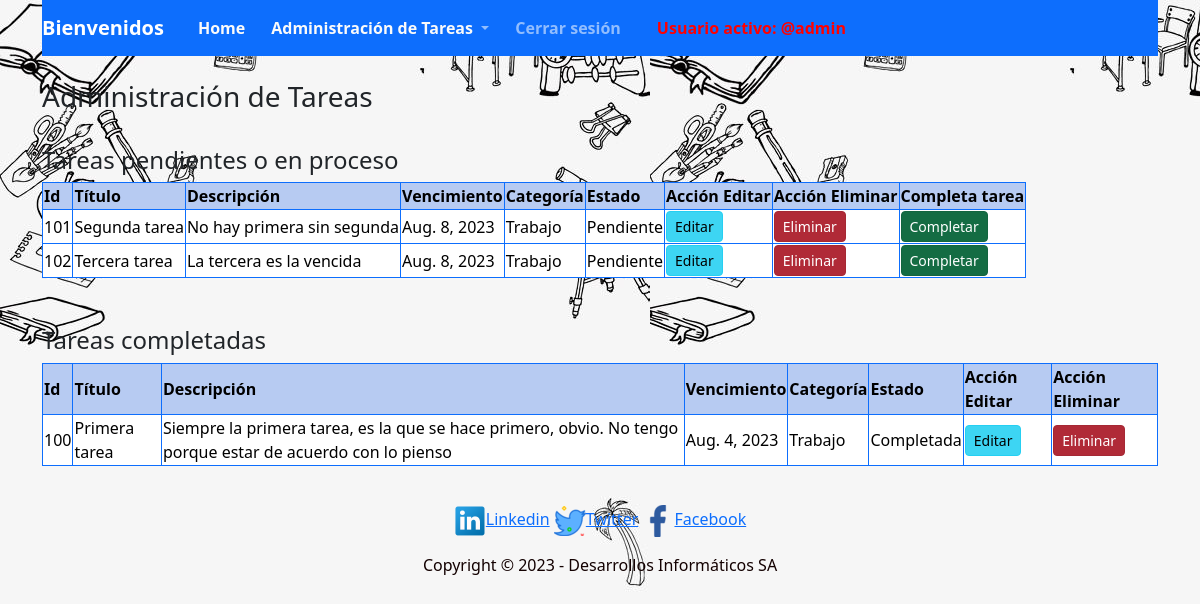
Page /completa_tareas/100/ (signed in) on the committed database.
### tareas/models.py (models this page shows, shortened)
class registroTareas(models.Model):
    id_tarea = models.CharField(
        null= False,
        max_length = 3,
        primary_key = True,
        default = '100'
        )
    titulo_tarea = models.CharField(max_length=50, verbose_name="Título de la tarea")
    descripcion_tarea = models.CharField(max_length=150, verbose_name="Descripción de la tarea")
    fecha_vencimiento_tarea = models.DateField(default=timezone.now, verbose_name="Fecha de vencimiento de la tarea")
    categoria_tarea = models.CharField(max_length=1, choices=categorias, default='1', verbose_name="Categoria tarea")
    estado_tarea = models.CharField(max_length=1, choices=estados, default='1', verbose_name="Estado de la tarea")

### tareas/views.py (the view)
# urls.py: path('completa_tareas/<id>/', completaTareas, name = 'completa_tareas'),
@login_required
def completaTareas(request, id):
    tarea_a_completar = registroTareas.objects.get(pk = id)
    tarea_a_completar.estado_tarea = "3"
    tarea_a_completar.save()
    tareas = registroTareas.objects.all().order_by('estado_tarea')
    return render(request, 'administra_tareas.html', {'tareas': tareas})

### tareas/templates/administra_tareas.html (shortened to what this page needs)
{% load static %}
<!DOCTYPE html>
<html lang="en">
  <head>
   <link href="https://cdn.jsdelivr.net/npm/bootstrap@5.3.1/dist/css/bootstrap.min.css" rel="stylesheet">
   <link rel="stylesheet" href="{% static 'assets/estilos/styles.css' %}" />
  </head>
  <body >
  {% load crispy_forms_tags %}
   <div class="container">
     <header>
      <nav class="navbar navbar-expand-lg navbar bg-primary" data-bs-theme="dark">
        <a class="navbar-brand" href="{% url 'index' %}">Bienvenidos</a>
        <div class="collapse navbar-collapse" id="navbarSupportedContent">
          <ul class="navbar-nav ml-auto">
            <li class="nav-item">
              <a class="nav-link" href="{% url 'index' %}" style="color: rgb(250, 250, 250);"><strong>Home</strong></a>
            </li>
            <li class="dropdown">
                       <a class="nav-link dropdown-toggle" href="#" role="button" type="button"  data-bs-toggle="dropdown" aria-expanded="false">
                          <spam style="color: rgb(250, 250, 250);"><strong>Administración de Tareas</strong></spam>
                        </a>
                      </li>
                      {% if user.is_authenticated %}
                      <li class="nav-item">
                        <a class="nav-link" href="{% url 'logout' %}"><strong>Cerrar sesión</strong></a>
                      </li>
                      <li class="nav-item">
                        <a class="nav-link" href="#" style="color:#FF0000";><strong>Usuario activo: @{{ user.username}}</strong></a>
                      {% endif %}
          </ul>
        </div>
      </nav>
     </header>
    </div>
    <div class="container">
      <br>
      <h3>Administración de Tareas</h3>
      <br>
      <h4>Tareas pendientes o en proceso</h4>
      <table class="table-secondary table-bordered border-primary bg-white">
          <thead>
            <tr style="background-color: rgb(183, 203, 242);">
              <th scope="col">Id</th>
              <th scope="col">Título</th>
              <th scope="col">Descripción</th>
              <th scope="col">Vencimiento</th>
              <th scope="col">Categoría</th>
              <th scope="col">Estado</th>
              <th scope="col">Acción Editar</th>
              <th scope="col">Acción Eliminar</th>
              <th scope="col">Completa tarea</th>
            </tr>
          </thead>
          {% for p in tareas %}
            {% if p.estado_tarea == '1' or p.estado_tarea == '2' %}
            <tbody class="tareas">
                  <tr>
                    <td>{{p.id_tarea}}</td>
                    <td>{{p.titulo_tarea}}</td>
                    <td>{{p.descripcion_tarea}}</td>
                    <td>{{p.fecha_vencimiento_tarea}}</td>
                    {% if p.categoria_tarea == '1' %}
                        <td>Trabajo</td>
                        {% elif p.categoria_tarea == '2' %}
                              <td>Hogar</td>
                        {% elif p.categoria_tarea == '3' %}
                              <td>Estudio</td>
                            {% else %}
                              <td>Otra categoría</td>
                    {% endif %}
                    {% if p.estado_tarea == '1' %}
                        <td>Pendiente</td>
                        {% else %}
                            <td>En progreso</td>
                    {% endif %}
                    <td> <a name="" id="{p.id_tarea}" class="btn btn-info btn-lg active btn-sm" href="{% url 'modifica_tareas' p.id_tarea %}" role="button" type="button">Editar</a></td>
                    <td> <a name="" id="{p.id_tarea}" class="btn btn-danger btn-lg active btn-sm" href="{% url 'elimina_tareas' p.id_tarea %}" role="button" type="button">Eliminar</a></td>
                    <td> <a name="" id="{p.id_tarea}" class="btn btn-success btn-lg active btn-sm" href="{% url 'completa_tareas' p.id_tarea %}" role="button" type="button">Completar</a></td>
              </tbody>
                {% endif %}
        {% endfor %}
        </table>
    <br><br>
    <h4>Tareas completadas</h4>
        <table class="table-secondary table-bordered border-primary bg-white">
            <thead>
              <tr style="background-color: rgb(183, 203, 242);">
                <th scope="col">Id</th>
                <th scope="col">Título</th>
                <th scope="col">Descripción</th>
                <th scope="col">Vencimiento</th>
                <th scope="col">Categoría</th>
                <th scope="col">Estado</th>
                <th scope="col">Acción Editar</th>
                <th scope="col">Acción Eliminar</th>
              </tr>
            </thead>
            {% for p in tareas %}
              {% if p.estado_tarea == '3' %}
                <tbody class="tareas">
                      <tr>
                        <td>{{p.id_tarea}}</td>
                        <td>{{p.titulo_tarea}}</td>
                        <td>{{p.descripcion_tarea}}</td>
                        <td>{{p.fecha_vencimiento_tarea}}</td>
                        {% if p.categoria_tarea == '1' %}
                            <td>Trabajo</td>
                            {% elif p.categoria_tarea == '2' %}
                                  <td>Hogar</td>
                            {% elif p.categoria_tarea == '3' %}
                                  <td>Estudio</td>
                                {% else %}
                                  <td>Otra categoría</td>
                        {% endif %}
                        <td>Completada</td>
                        <td> <a name="" id="{p.id_tarea}" class="btn btn-info btn-lg active btn-sm" href="{% url 'modifica_tareas' p.id_tarea %}" role="button" type="button">Editar</a></td>
                        <td> <a name="" id="{p.id_tarea}" class="btn btn-danger btn-lg active btn-sm" href="{% url 'elimina_tareas' p.id_tarea %}" role="button" type="button">Eliminar</a></td>
                </tbody>
              {% endif %}
            {% endfor %}
          </table>
    </div>
  </body>
  <br>
  <div class="container">
  <footer >
    <div>
      <p id="pie">
        <a href="https://www.linkedin.com/sharing/share-offsite/?url=[url]"><img id="pie-img" src="{% static 'assets/imagenes/linkedin_socialnetwork_17441.png' %}" alt="Linkedin">Linkedin</a>
        <a href="https://twitter.com/intent/tweet?text=[text]&url=[url]&hashtags=[hashtag]"><img id="pie-img" src="{% static 'assets/imagenes/twiter.png' %}" alt="Twitter">Twitter</a>
        <a href="https://www.facebook.com/sharer/sharer.php?u=https://espai.es"><img id="pie-img" src="{% static 'assets/imagenes/facebook_logo_icon_229298.png' %}" alt="Facebook">Facebook</a>
      </p>
      <p>Copyright &copy; 2023 - Desarrollos Informáticos SA</p>
    </div>
  </footer>
</div>
</html>

### tareas/static/assets/estilos/styles.css (style rules this page uses)
body { background-image:url('assets/img/6.jpg'); }
footer { height: 50%; text-align: center; padding: 15px; color: rgb(19, 1, 1); }
#pie { text-align: center; font-size: 1rem; font-weight: 100; }
.navbar { background-color: #f8f9fa; }
.navbar-brand { font-weight: bold; }
.nav-item { padding: 0 10px; }

### rows in the picture
registroTareas: id_tarea "101", titulo_tarea "Segunda tarea", descripcion_tarea "No hay primera sin segunda", fecha_vencimiento_tarea "Aug. 8, 2023", categoria_tarea "Trabajo", estado_tarea "Pendiente"
registroTareas: id_tarea "102", titulo_tarea "Tercera tarea", descripcion_tarea "La tercera es la vencida", fecha_vencimiento_tarea "Aug. 8, 2023", categoria_tarea "Trabajo", estado_tarea "Pendiente"
registroTareas: id_tarea "100", titulo_tarea "Primera tarea", descripcion_tarea "Siempre la primera tarea, es la que se hace primero, obvio. No tengo porque estar de acuerdo con lo pienso", fecha_vencimiento_tarea "Aug. 4, 2023", categoria_tarea "Trabajo"

### other values in the picture
{{ user.username }} "admin"
